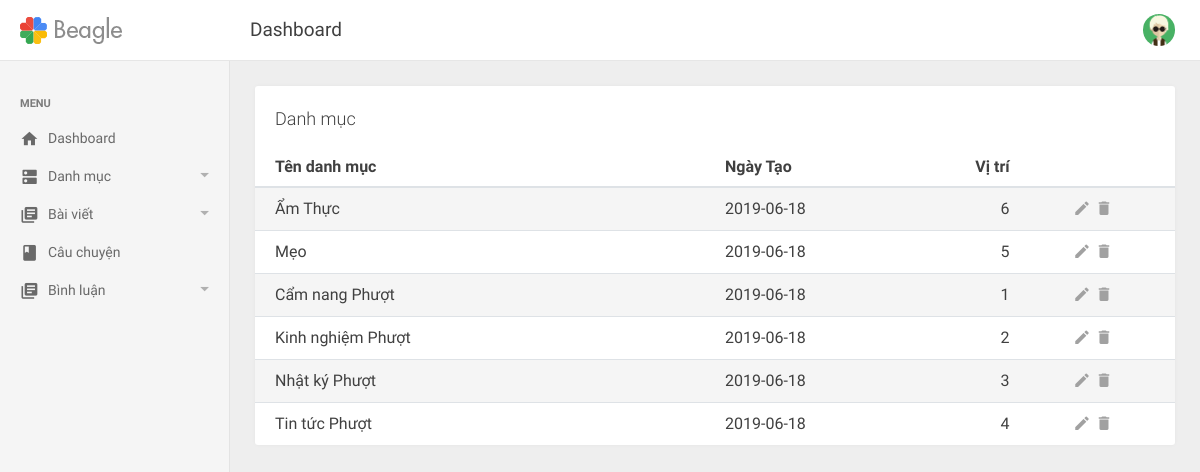
/admin/danhmuc.php (signed in), run on the app's committed database.
### tables this page shows
CREATE TABLE `danhmuc` (
  `danhmuc_id` int(11) NOT NULL,
  `danhmuc_ten` varchar(100) NOT NULL,
  `danhmuc_vitri` int(11) NOT NULL,
  `danhmuc_ngaytao` date NOT NULL
);

### admin/danhmuc.php (the view, shortened to what this page needs)
<?php include('../includes/mysqli_connect.php');?>
<?php include('includes/header.php');?>
<?php include('includes/top-header.php');?>
<?php include('includes/left-sidebar.php');?>
<div class="be-content">
    <div class="main-content container-fluid">
      <div class="row">
        <div class="col-md-12">
          <div class="card card-table">
            <div class="card-header">Danh mục</div>
            <div class="card-body table-responsive">
                <table class="table table-striped table-hover">
                    <thead>
                        <tr>
                            <th style="width:50%;"><a href="danhmuc.php?sort=cat">Tên danh mục</a></th>
                            <th style="width:20%;"><a href="danhmuc.php?sort=by">Ngày Tạo</a></th>
                            <th class="number"><a href="danhmuc.php?sort=pos">Vị trí</a></th>
                            <th class="actions"></th>
                        </tr>
                    </thead>
                    <tbody>
                      <?php
                      if(isset($_GET['sort'])) {
                        switch ($_GET['sort']) {
                          case 'cat':
                            $order_by = 'danhmuc_ten';
                            break;
                          case 'pos':
                            $order_by = 'danhmuc_vitri';
                            break;
                          case 'by':
                            $order_by = 'danhmuc_ngaytao';
                            break;
                          default:
                            $order_by = 'danhmuc_id';
                            break;
                        }
                      } else {
                        $order_by = 'danhmuc_id';
                      }
                        $query = "SELECT * FROM danhmuc ORDER BY {$order_by} ASC";
                          if ($result = $dbc->query($query)) {
                              while ($danhmuc = $result->fetch_array(MYSQLI_ASSOC)) {
                                echo "
                                  <tr>
                                    <td>{$danhmuc['danhmuc_ten']}</td>
                                    <td>{$danhmuc['danhmuc_ngaytao']}</td>
                                    <td class='number'>{$danhmuc['danhmuc_vitri']}</td>
                                    <td class='actions'>
                                      <span style='padding:0 3px'>
                                      <a href='suadanhmuc.php?cid={$danhmuc['danhmuc_id']}' class='icon' href='#'><i class='mdi mdi-edit'></i></a>
                                      </span>
                                      <span style='padding:0 3px'>
                                      <a id='{$danhmuc['danhmuc_id']}' class='icon remove'><i class='mdi mdi-delete'></i>
                                      </a>
                                      </span>
                                    </td>
                                </tr>
                                ";
                              }
                          }
                       ?>
                    </tbody>
                </table>
            </div>
        </div>
        </div>
      </div>
    </div>
</div>
<?php include('includes/footer.php');?>

### admin/assets/css/style.css (style rules this page uses)
th a { color: #404040; }

### data on the page
danhmuc: danhmuc_ten "Ẩm Thực", danhmuc_ngaytao "2019-06-18", danhmuc_vitri "6"
danhmuc: danhmuc_ten "Mẹo", danhmuc_ngaytao "2019-06-18", danhmuc_vitri "5"
danhmuc: danhmuc_ten "Cẩm nang Phượt", danhmuc_ngaytao "2019-06-18", danhmuc_vitri "1"
danhmuc: danhmuc_ten "Kinh nghiệm Phượt", danhmuc_ngaytao "2019-06-18", danhmuc_vitri "2"
danhmuc: danhmuc_ten "Nhật ký Phượt", danhmuc_ngaytao "2019-06-18", danhmuc_vitri "3"
danhmuc: danhmuc_ten "Tin tức Phượt", danhmuc_ngaytao "2019-06-18", danhmuc_vitri "4"
